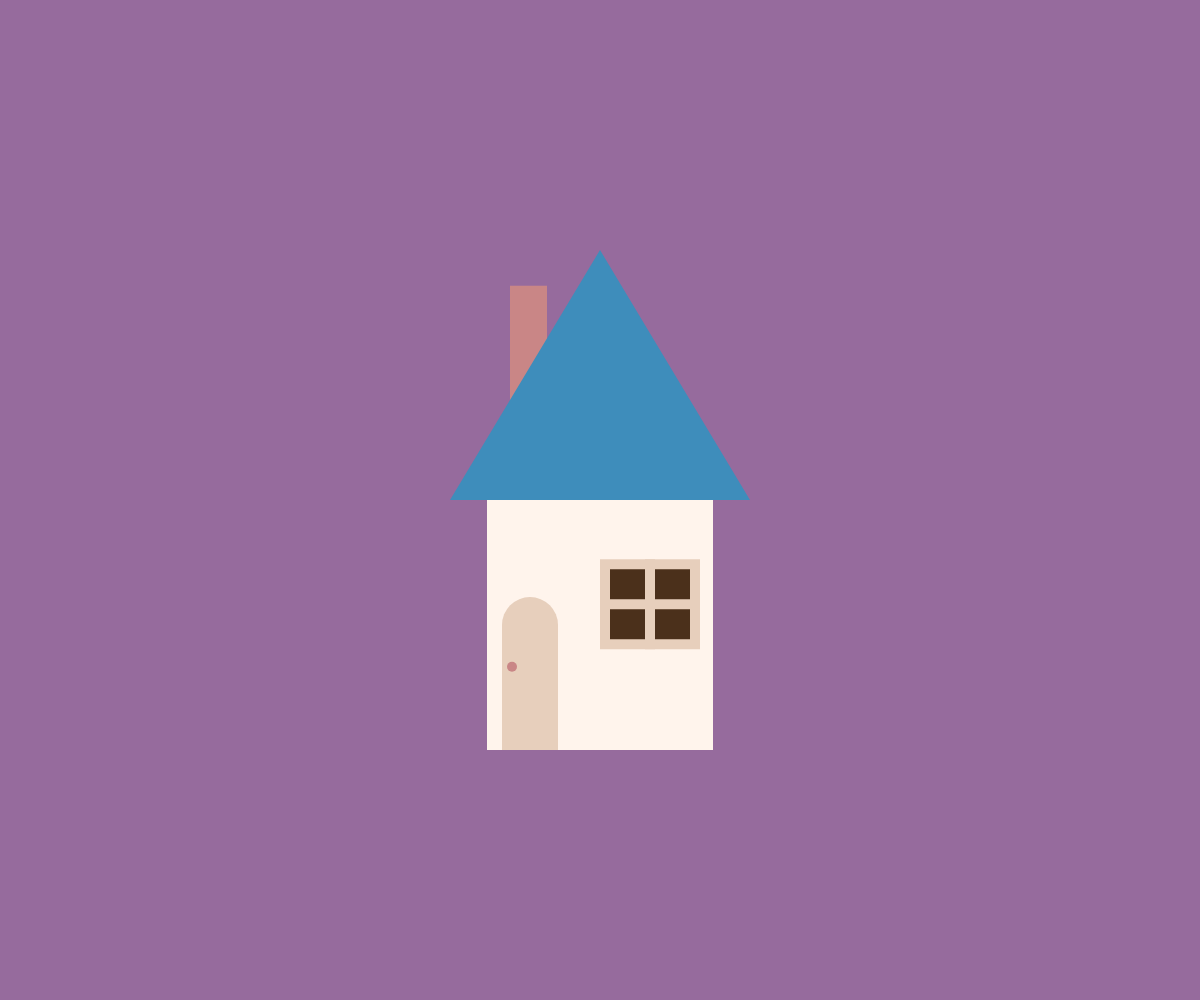
Frame 1 (no input)
Frame 60 (no input): identical to frame 1, image omitted
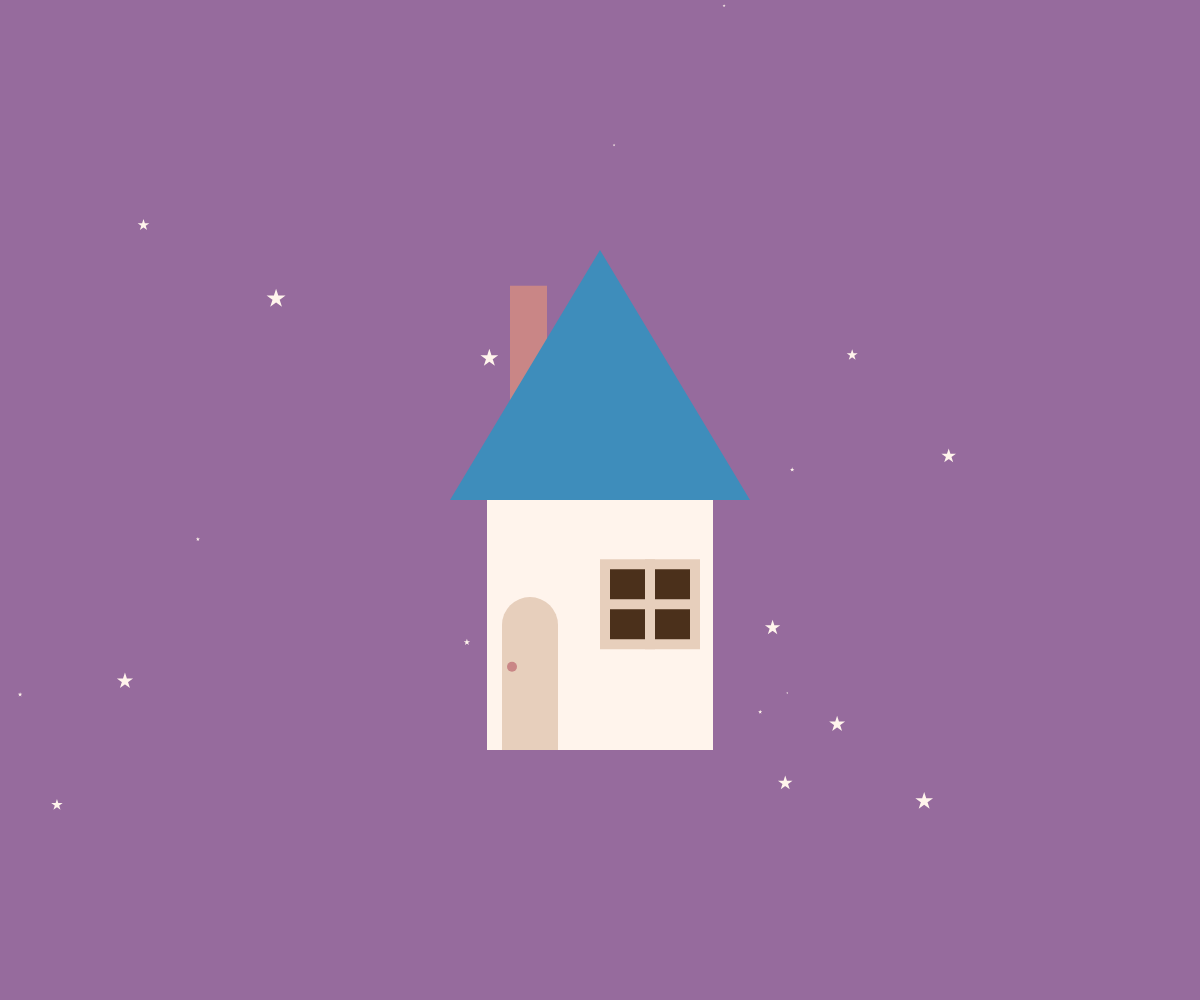
Frame 120 (the mouse pressed at the canvas centre since frame 60)

The p5.js sketch that drew these frames (run headless with seeded random() and noise() and a simulated clock; from frame 60 on, the mouse is pressed at the canvas centre):

// p5.js sketch
// ── sketch.js
// 最終課題を制作しよう
// let stars;
// const Y_AXIS = 2;
// let b1, b2;
// var light = (242, 184, 128);
// var dark = (75, 48, 27);
// let c = dark;
function setup(){
  createCanvas(windowWidth, windowHeight);
  // let w = windowWidth;
  // let h = windowHeight;
  // x = w / 2 - 31;
  // y = h * 2 / 7;
  // b1 = color(0, 25, 55);
  // b2 = color(100, 149,237);
  // stars = [];
}


function draw(){
  background(150, 107, 157);
  if (mouseIsPressed == true){
    // setGradient(0, 0, windowWidth, windowHeight, b1, b2, Y_AXIS);
  // let c = light;
    let starsx = [];
    let starsy = [];
    let starsize = [];
    for(let i = 0; i < 20; i++){
    starsx[i] = random(10, windowWidth);
    starsy[i] = random(0, windowHeight);
    starsize[i] = random(1, 10);
    const sx = starsx[i];
    const sy = starsy[i];
    const sz = starsize[i];
    star(sx, sy, sz);
  }
 }
  noStroke();

  let w = windowWidth;
  let h = windowHeight;
  fill(201, 134, 134);
  rect(w / 2 - 90, h * 2 / 7, 37, h / 8);//えんとつ
  fill(62, 141, 187);
  triangle(w / 2 - 150, h / 2, w / 2, h / 4, w / 2 + 150, h / 2);//屋根
  fill(255, 244, 236);
  rect(w / 2 - 113, h / 2, 226, h / 4);//かべ
  fill(231, 207, 188);
  ellipse(w / 2 - 70, h * 5 / 8, 56);
  rect(w / 2 - 98, h * 5 / 8, 56, h / 8);//ドア
  fill(201, 134, 134);
　ellipse(w / 2 - 88, h * 2 / 3, 10);//ドアノブ

  fill(231, 207, 188);
　rect(w / 2, h * 29 / 48 - 45, 100, 90);
  if (mouseX < w / 2 + 90 && mouseY < h * 29 / 48 + 35 && mouseX > w / 2 + 10 && mouseY > h * 29 / 48 - 35){
  fill(242, 184, 128);//明かり
  }else {
　fill(75, 48, 27);//暗闇
　}　
  rect(w / 2 + 10, h * 29 / 48 - 35, 80, 70);
  fill(231, 207, 188);
  rect(w / 2 + 10, h * 29 / 48 - 5, 90, 10);
  rect(w / 2 + 45, h * 29 / 48 - 45, 10, 90);//窓のガラス戸敷居
  //明かりスイッチ
  if (mouseX < w / 2 - 83 && mouseY < h * 2 / 3 + 5 && mouseX > w / 2 - 93 && mouseY > h * 2 / 3 - 5){
    moon(w / 4, h / 4, 100);
  }
}

  //屋根の模様を描く


function moon(cx, cy, r){
  noStroke();
  fill(242, 184, 128);
  ellipse(cx, cy, r);
  fill(150, 107, 157);
  ellipse(cx - r / 4, cy - r / 4, r);

}


// function setGradient(x, y, w, h, c1, c2, axis){
//   noFill();
//   for(let i = y; y <= y + h; i++){
//     let inter = map(i, y, y + h, 0, 1);
//     let c = lerpColor(c1, c2, inter);
//     stroke(c);
//     line(x, i, x + w, i);
//   }
// }
//   for(let i = 0; i < stars.length; i++){
//   let s = stars[i];
//   star(s.sx, s.sy, s.sz);//starsの中にある箱の数だけsのセットが存在する
// }
//   let starsx = [];
//   let starsy = [];
//   let starsize = [];
//   for(let i = 0; i < 20; i++){
// starsx[i] = random(10, windowWidth);
// starsy[i] = random(0, windowHeight);
// starsize[i] = random(1, 6);
// const sx = starsx[i];
// const sy = starsy[i];
// const sz = starsize[i];
// star(sx, sy, sz);
// }
// }
// function mouseClicked(){
//   let starsx = random(10, windowWidth);
//   let starsy = random(0, windowHeight);
//   let starsize = random(1, 6);
//   const s = { sx: starsx, sy: starsy, sz: starsize };
//   stars.push(s);//pushで定義したsを追加
// }



function windowResized(){
  resizeCanvas(windowWidth, windowHeight);
}

function star(cx, cy, r){
      noStroke();
      fill(255, 244, 236);
      beginShape();
      for (let i = 0; i < 5; i++) {
        const theta =  TWO_PI * i * 2 / 5 - HALF_PI;// 1/5にすると五角形になる、-HALF_PIで頂点の位置を調節
        const x = cx + cos(theta) * r;
        const y = cy + sin(theta) * r;
        vertex(x, y);//つなぐ頂点を指定　繰り返すので5回指定
      }
      endShape(CLOSE);
    }
